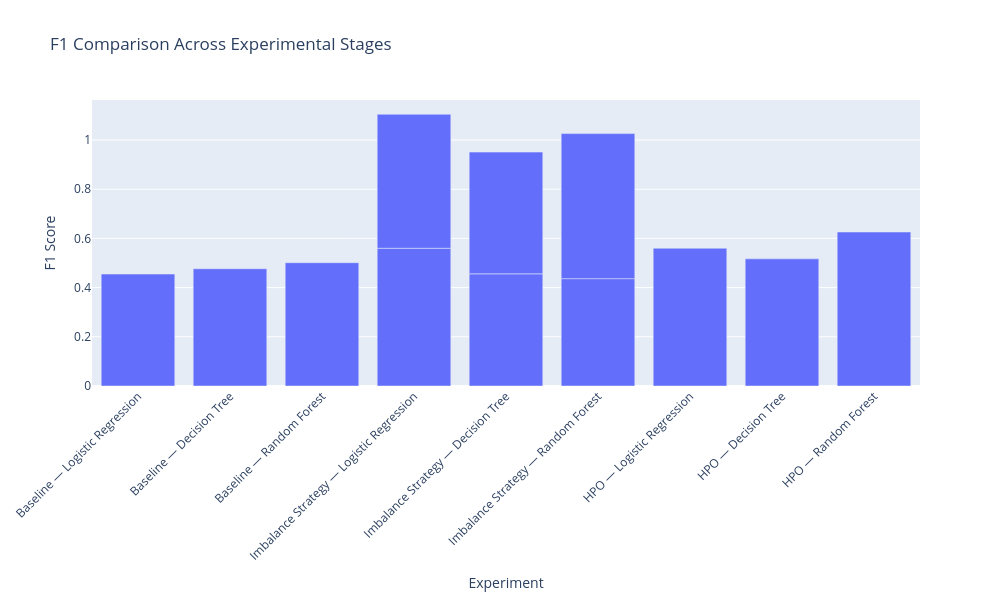

Notebook code cell kept with this figure:
### Code cell
# ============================================================
# CELL 20 — FINAL MODEL F1 COMPARISON
# ============================================================

plot_data = (
    final_model_comparison[
        [
            "Stage",
            "Model",
            "F1_Score"
        ]
    ]
    .dropna()
    .copy()
)

plot_data["Label"] = (
    plot_data["Stage"]
    + " — "
    + plot_data["Model"]
)

fig = px.bar(
    plot_data,
    x="Label",
    y="F1_Score",
    title="F1 Comparison Across Experimental Stages",
    labels={
        "Label": "Experiment",
        "F1_Score": "F1 Score"
    },
    hover_data=[
        "Stage",
        "Model",
        "F1_Score"
    ]
)

fig.update_layout(
    width=1000,
    height=600,
    xaxis_tickangle=-45
)

fig.show()

### Figure 1 — Plotly figure (JSON) as saved in the notebook; plotly's stock layout.template omitted (floating-point values rounded to 4 significant figures)
{"data": [{"customdata": [["Baseline", "Logistic Regression"], ["Baseline", "Decision Tree"], ["Baseline", "Random Forest"], ["Imbalance Strategy", "Logistic Regression"], ["Imbalance Strategy", "Decision Tree"], ["Imbalance Strategy", "Random Forest"], ["Imbalance Strategy", "Logistic Regression"], ["Imbalance Strategy", "Decision Tree"], ["Imbalance Strategy", "Random Forest"], ["HPO", "Logistic Regression"], ["HPO", "Decision Tree"], ["HPO", "Random Forest"]], "hovertemplate": "Experiment=%{x}<br>F1 Score=%{y}<br>Stage=%{customdata[0]}<br>Model=%{customdata[1]}<extra></extra>", "legendgroup": "", "marker": {"color": "#636efa", "pattern": {"shape": ""}}, "name": "", "orientation": "v", "showlegend": false, "textposition": "auto", "type": "bar", "x": ["Baseline — Logistic Regression", "Baseline — Decision Tree", "Baseline — Random Forest", "Imbalance Strategy — Logistic Regression", "Imbalance Strategy — Decision Tree", "Imbalance Strategy — Random Forest", "Imbalance Strategy — Logistic Regression", "Imbalance Strategy — Decision Tree", "Imbalance Strategy — Random Forest", "HPO — Logistic Regression", "HPO — Decision Tree", "HPO — Random Forest"], "xaxis": "x", "y": [0.455, 0.4766, 0.5012, 0.5599, 0.456, 0.4363, 0.5446, 0.4948, 0.5897, 0.5599, 0.5168, 0.6259], "yaxis": "y"}], "layout": {"barmode": "relative", "height": 600, "legend": {"tracegroupgap": 0}, "title": {"text": "F1 Comparison Across Experimental Stages"}, "width": 1000, "xaxis": {"anchor": "y", "domain": [0, 1], "tickangle": -45, "title": {"text": "Experiment"}}, "yaxis": {"anchor": "x", "domain": [0, 1], "title": {"text": "F1 Score"}}}}
